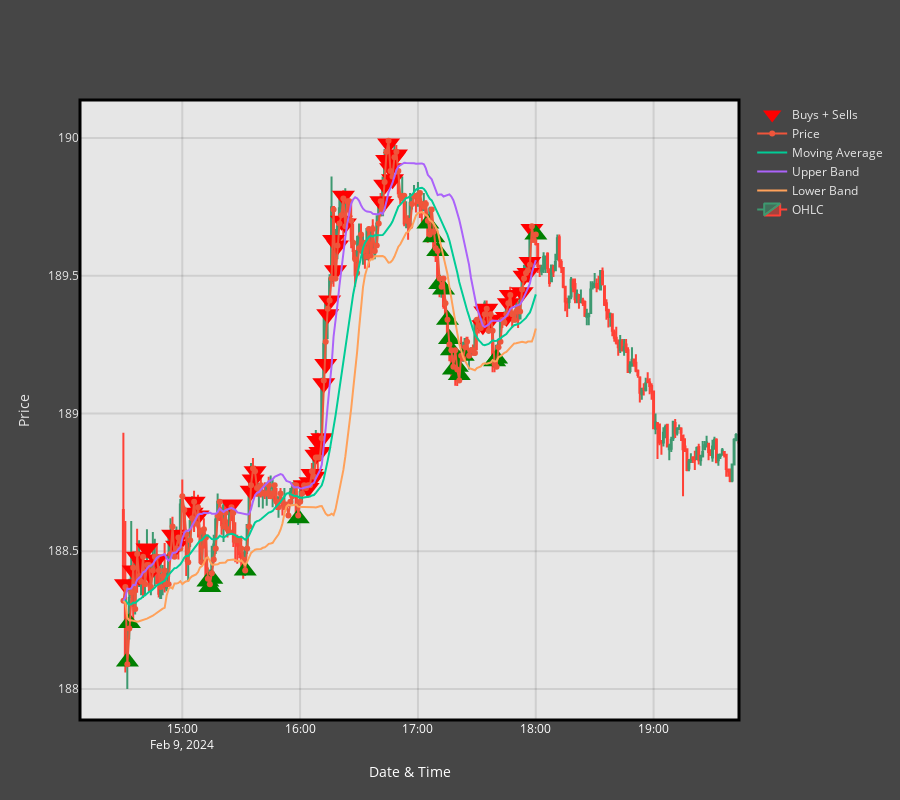

Notebook source saved alongside this figure:
### Markdown cell above
### **_Plotting And Examining Results_**

### Code cell
AAPL_fig = AAPL_Bot.Plotting(interval="1m")

### Figure 1 — Plotly figure (JSON) as saved in the notebook; plotly's stock layout.template omitted (floating-point values rounded to 4 significant figures; data arrays with more than 128 entries replaced by an {"elided": "..."} marker saying what was removed)
{"data": [{"marker": {"color": ["red", "green", "green", "red", "red", "red", "red", "red", "red", "red", "red", "red", "red", "red", "red", "red", "green", "green", "green", "red", "green", "red", "red", "red", "green", "red", "red", "red", "red", "red", "red", "red", "red", "red", "red", "red", "red", "red", "red", "red", "red", "red", "red", "red", "red", "red", "red", "red", "red", "red", "red", "red", "red", "green", "green", "green", "green", "green", "green", "green", "green", "green", "green", "green", "green", "red", "red", "red", "red", "green", "green", "red", "red", "red", "red", "red", "red", "red", "red", "green"], "size": 20, "symbol": ["triangle-down", "triangle-up", "triangle-up", "triangle-down", "triangle-down", "triangle-down", "triangle-down", "triangle-down", "triangle-down", "triangle-down", "triangle-down", "triangle-down", "triangle-down", "triangle-down", "triangle-down", "triangle-down", "triangle-up", "triangle-up", "triangle-up", "triangle-down", "triangle-up", "triangle-down", "triangle-down", "triangle-down", "triangle-up", "triangle-down", "triangle-down", "triangle-down", "triangle-down", "triangle-down", "triangle-down", "triangle-down", "triangle-down", "triangle-down", "triangle-down", "triangle-down", "triangle-down", "triangle-down", "triangle-down", "triangle-down", "triangle-down", "triangle-down", "triangle-down", "triangle-down", "triangle-down", "triangle-down", "triangle-down", "triangle-down", "triangle-down", "triangle-down", "triangle-down", "triangle-down", "triangle-down", "triangle-up", "triangle-up", "triangle-up", "triangle-up", "triangle-up", "triangle-up", "triangle-up", "triangle-up", "triangle-up", "triangle-up", "triangle-up", "triangle-up", "triangle-down", "triangle-down", "triangle-down", "triangle-down", "triangle-up", "triangle-up", "triangle-down", "triangle-down", "triangle-down", "triangle-down", "triangle-down", "triangle-down", "triangle-down", "triangle-down", "triangle-up"]}, "mode": "markers", "name": "Buys + Sells", "type": "scatter", "x": ["2024-02-09T14:31:03.227875+00:00", "2024-02-09T14:32:03.217266+00:00", "2024-02-09T14:33:03.449232+00:00", "2024-02-09T14:35:03.178997+00:00", "2024-02-09T14:37:03.199966+00:00", "2024-02-09T14:38:03.149384+00:00", "2024-02-09T14:40:03.467898+00:00", "2024-02-09T14:42:03.219416+00:00", "2024-02-09T14:43:03.301878+00:00", "2024-02-09T14:47:03.220403+00:00", "2024-02-09T14:55:03.726211+00:00", "2024-02-09T14:57:03.142235+00:00", "2024-02-09T14:58:03.376189+00:00", "2024-02-09T15:05:03.689006+00:00", "2024-02-09T15:06:03.788547+00:00", "2024-02-09T15:08:02.939380+00:00", "2024-02-09T15:13:03.223773+00:00", "2024-02-09T15:14:03.550954+00:00", "2024-02-09T15:15:03.512142+00:00", "2024-02-09T15:25:03.783235+00:00", "2024-02-09T15:32:03.353502+00:00", "2024-02-09T15:35:03.210213+00:00", "2024-02-09T15:36:03.997408+00:00", "2024-02-09T15:37:03.707206+00:00", "2024-02-09T15:59:03.812777+00:00", "2024-02-09T16:02:03.847249+00:00", "2024-02-09T16:04:03.189837+00:00", "2024-02-09T16:05:03.767824+00:00", "2024-02-09T16:06:03.367571+00:00", "2024-02-09T16:07:03.572713+00:00", "2024-02-09T16:08:03.652509+00:00", "2024-02-09T16:09:03.194677+00:00", "2024-02-09T16:10:03.706613+00:00", "2024-02-09T16:11:04.069788+00:00", "2024-02-09T16:12:03.525741+00:00", "2024-02-09T16:13:04.340850+00:00", "2024-02-09T16:14:03.550265+00:00", "2024-02-09T16:15:03.057079+00:00", "2024-02-09T16:17:03.262342+00:00", "2024-02-09T16:18:03.344572+00:00", "2024-02-09T16:19:03.823893+00:00", "2024-02-09T16:21:02.967944+00:00", "2024-02-09T16:22:03.497117+00:00", "2024-02-09T16:23:03.700277+00:00", "2024-02-09T16:41:04.112792+00:00", "2024-02-09T16:42:03.780543+00:00", "2024-02-09T16:43:03.806870+00:00", "2024-02-09T16:44:03.334367+00:00", "2024-02-09T16:45:03.500348+00:00", "2024-02-09T16:46:04.310275+00:00", "2024-02-09T16:47:03.959112+00:00", "2024-02-09T16:48:04.016061+00:00", "2024-02-09T16:49:03.509206+00:00", "2024-02-09T17:05:03.438314+00:00", "2024-02-09T17:08:03.412718+00:00", "2024-02-09T17:10:03.122389+00:00", "2024-02-09T17:11:03.289341+00:00", "2024-02-09T17:13:03.000369+00:00", "2024-02-09T17:15:03.425747+00:00", "2024-02-09T17:16:03.422020+00:00", "2024-02-09T17:17:02.939912+00:00", "2024-02-09T17:18:03.998697+00:00", "2024-02-09T17:20:03.252695+00:00", "2024-02-09T17:21:03.955555+00:00", "2024-02-09T17:23:03.699678+00:00", "2024-02-09T17:33:03.737263+00:00", "2024-02-09T17:34:03.064288+00:00", "2024-02-09T17:35:04.001710+00:00", "2024-02-09T17:37:03.467261+00:00", "2024-02-09T17:39:04.000922+00:00", "2024-02-09T17:40:03.709026+00:00", "2024-02-09T17:45:04.400803+00:00", "2024-02-09T17:46:03.588431+00:00", "2024-02-09T17:47:03.476573+00:00", "2024-02-09T17:53:03.710678+00:00", "2024-02-09T17:54:03.494065+00:00", "2024-02-09T17:56:03.791729+00:00", "2024-02-09T17:57:04.097346+00:00", "2024-02-09T17:58:03.363119+00:00", "2024-02-09T18:00:03.533753+00:00"], "y": [188.4, 188.1, 188.2, 188.4, 188.5, 188.4, 188.4, 188.5, 188.4, 188.5, 188.6, 188.5, 188.6, 188.6, 188.7, 188.6, 188.4, 188.4, 188.4, 188.7, 188.4, 188.7, 188.8, 188.8, 188.6, 188.7, 188.7, 188.8, 188.8, 188.8, 188.8, 188.9, 188.9, 188.9, 189.1, 189.2, 189.4, 189.4, 189.6, 189.5, 189.6, 189.7, 189.8, 189.7, 189.8, 189.8, 189.8, 189.9, 190.0, 189.9, 189.8, 189.9, 189.9, 189.7, 189.6, 189.6, 189.5, 189.4, 189.3, 189.3, 189.2, 189.2, 189.2, 189.1, 189.2, 189.3, 189.4, 189.4, 189.3, 189.2, 189.2, 189.3, 189.4, 189.4, 189.4, 189.5, 189.5, 189.6, 189.7, 189.7]}, {"mode": "lines+markers", "name": "Price", "type": "scatter", "x": {"elided": "211 str values"}, "y": {"elided": "211 float values"}}, {"mode": "lines", "name": "Moving Average", "type": "scatter", "x": {"elided": "211 str values"}, "y": {"elided": "211 float values"}}, {"mode": "lines", "name": "Upper Band", "type": "scatter", "x": {"elided": "211 str values"}, "y": {"elided": "211 float values"}}, {"mode": "lines", "name": "Lower Band", "type": "scatter", "x": {"elided": "211 str values"}, "y": {"elided": "211 float values"}}, {"close": {"elided": "312 float values"}, "high": {"elided": "312 float values"}, "low": {"elided": "312 float values"}, "name": "OHLC", "open": {"elided": "312 float values"}, "type": "candlestick", "x": {"elided": "312 str values"}}], "layout": {"height": 800, "legend": {"font": {"color": "rgba(230,230,230,1)"}}, "paper_bgcolor": "rgba(70,70,70,1)", "plot_bgcolor": "rgba(230,230,230,1)", "shapes": [{"line": {"color": "black", "width": 3}, "type": "rect", "x0": 0, "x1": 1, "xref": "paper", "y0": 0, "y1": 1, "yref": "paper"}], "xaxis": {"gridcolor": "rgba(0,0,0,0.1)", "gridwidth": 2, "rangeslider": {"visible": false}, "tickfont": {"color": "white"}, "title": {"font": {"color": "white"}, "text": "Date & Time"}}, "yaxis": {"gridcolor": "rgba(0,0,0,0.1)", "gridwidth": 2, "tickfont": {"color": "rgba(230,230,230,1)"}, "title": {"font": {"color": "rgba(230,230,230,1)"}, "text": "Price"}}}}
